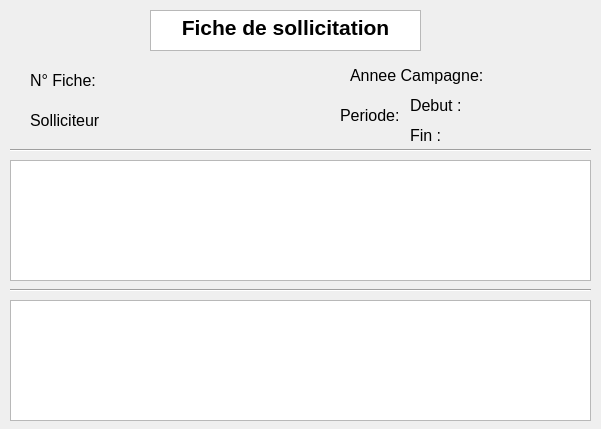
<?xml version="1.0" encoding="UTF-8"?>
<ui version="4.0">
 <class>sollicitinfo</class>
 <widget class="QDialog" name="sollicitinfo">
  <property name="geometry">
   <rect>
    <x>0</x>
    <y>0</y>
    <width>601</width>
    <height>429</height>
   </rect>
  </property>
  <property name="windowTitle">
   <string>Dialog</string>
  </property>
  <widget class="QLabel" name="label">
   <property name="geometry">
    <rect>
     <x>30</x>
     <y>60</y>
     <width>121</width>
     <height>41</height>
    </rect>
   </property>
   <property name="font">
    <font>
     <pointsize>12</pointsize>
    </font>
   </property>
   <property name="text">
    <string>N° Fiche:</string>
   </property>
  </widget>
  <widget class="QLabel" name="label_2">
   <property name="geometry">
    <rect>
     <x>350</x>
     <y>60</y>
     <width>201</width>
     <height>31</height>
    </rect>
   </property>
   <property name="font">
    <font>
     <pointsize>12</pointsize>
    </font>
   </property>
   <property name="text">
    <string>Annee Campagne:</string>
   </property>
  </widget>
  <widget class="QLabel" name="label_3">
   <property name="geometry">
    <rect>
     <x>30</x>
     <y>100</y>
     <width>251</width>
     <height>41</height>
    </rect>
   </property>
   <property name="font">
    <font>
     <pointsize>12</pointsize>
    </font>
   </property>
   <property name="text">
    <string>Solliciteur</string>
   </property>
  </widget>
  <widget class="QLabel" name="label_4">
   <property name="geometry">
    <rect>
     <x>340</x>
     <y>100</y>
     <width>61</width>
     <height>31</height>
    </rect>
   </property>
   <property name="font">
    <font>
     <pointsize>12</pointsize>
    </font>
   </property>
   <property name="text">
    <string>Periode:</string>
   </property>
  </widget>
  <widget class="QLabel" name="label_5">
   <property name="geometry">
    <rect>
     <x>410</x>
     <y>90</y>
     <width>161</width>
     <height>31</height>
    </rect>
   </property>
   <property name="font">
    <font>
     <pointsize>12</pointsize>
    </font>
   </property>
   <property name="text">
    <string>Debut :</string>
   </property>
  </widget>
  <widget class="QLabel" name="label_6">
   <property name="geometry">
    <rect>
     <x>410</x>
     <y>120</y>
     <width>171</width>
     <height>31</height>
    </rect>
   </property>
   <property name="font">
    <font>
     <pointsize>12</pointsize>
    </font>
   </property>
   <property name="text">
    <string>Fin :</string>
   </property>
  </widget>
  <widget class="Line" name="line">
   <property name="geometry">
    <rect>
     <x>10</x>
     <y>140</y>
     <width>581</width>
     <height>20</height>
    </rect>
   </property>
   <property name="orientation">
    <enum>Qt::Horizontal</enum>
   </property>
  </widget>
  <widget class="QTableView" name="tableView">
   <property name="geometry">
    <rect>
     <x>10</x>
     <y>160</y>
     <width>581</width>
     <height>121</height>
    </rect>
   </property>
  </widget>
  <widget class="Line" name="line_2">
   <property name="geometry">
    <rect>
     <x>10</x>
     <y>280</y>
     <width>581</width>
     <height>20</height>
    </rect>
   </property>
   <property name="orientation">
    <enum>Qt::Horizontal</enum>
   </property>
  </widget>
  <widget class="QTableView" name="tableView_2">
   <property name="geometry">
    <rect>
     <x>10</x>
     <y>300</y>
     <width>581</width>
     <height>121</height>
    </rect>
   </property>
  </widget>
  <widget class="QTextEdit" name="textEdit">
   <property name="geometry">
    <rect>
     <x>150</x>
     <y>10</y>
     <width>271</width>
     <height>41</height>
    </rect>
   </property>
   <property name="html">
    <string>&lt;!DOCTYPE HTML PUBLIC &quot;-//W3C//DTD HTML 4.0//EN&quot; &quot;http://www.w3.org/TR/REC-html40/strict.dtd&quot;&gt;
&lt;html&gt;&lt;head&gt;&lt;meta name=&quot;qrichtext&quot; content=&quot;1&quot; /&gt;&lt;style type=&quot;text/css&quot;&gt;
p, li { white-space: pre-wrap; }
&lt;/style&gt;&lt;/head&gt;&lt;body style=&quot; font-family:'MS Shell Dlg 2'; font-size:8.25pt; font-weight:400; font-style:normal;&quot;&gt;
&lt;p align=&quot;center&quot; style=&quot; margin-top:0px; margin-bottom:0px; margin-left:0px; margin-right:0px; -qt-block-indent:0; text-indent:0px;&quot;&gt;&lt;span style=&quot; font-size:16pt; font-weight:600;&quot;&gt;Fiche de sollicitation&lt;/span&gt;&lt;/p&gt;&lt;/body&gt;&lt;/html&gt;</string>
   </property>
   <property name="textInteractionFlags">
    <set>Qt::NoTextInteraction</set>
   </property>
  </widget>
 </widget>
 <resources/>
 <connections/>
</ui>
